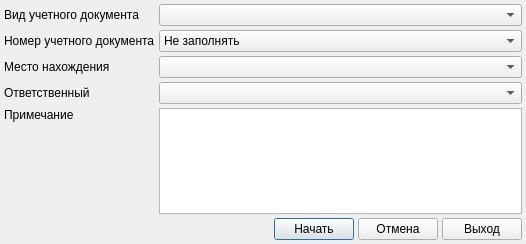
<?xml version="1.0" encoding="UTF-8"?>
<ui version="4.0">
 <class>BatchRegLocationCardDialog</class>
 <widget class="QDialog" name="BatchRegLocationCardDialog">
  <property name="geometry">
   <rect>
    <x>0</x>
    <y>0</y>
    <width>526</width>
    <height>244</height>
   </rect>
  </property>
  <property name="windowTitle">
   <string>Место нахождения учетного документа</string>
  </property>
  <property name="sizeGripEnabled">
   <bool>false</bool>
  </property>
  <layout class="QGridLayout" name="gridLayout">
   <property name="margin">
    <number>4</number>
   </property>
   <property name="spacing">
    <number>4</number>
   </property>
   <item row="1" column="1" colspan="4">
    <widget class="QComboBox" name="cmbDocumentNumber">
     <item>
      <property name="text">
       <string>Не заполнять</string>
      </property>
     </item>
     <item>
      <property name="text">
       <string>Заполнять кодом пациента</string>
      </property>
     </item>
     <item>
      <property name="text">
       <string>Заполнять номером документа события</string>
      </property>
     </item>
    </widget>
   </item>
   <item row="0" column="1" colspan="4">
    <widget class="CRBComboBox" name="cmbDocumentTypeForTracking"/>
   </item>
   <item row="0" column="0">
    <widget class="QLabel" name="lblDocumentTypeForTracking">
     <property name="text">
      <string>Вид учетного документа</string>
     </property>
     <property name="buddy">
      <cstring>cmbDocumentLocation</cstring>
     </property>
    </widget>
   </item>
   <item row="4" column="1" rowspan="2" colspan="4">
    <widget class="QTextEdit" name="edtNotesPage"/>
   </item>
   <item row="1" column="0">
    <widget class="QLabel" name="lblDocumentNumber">
     <property name="text">
      <string>Номер учетного документа</string>
     </property>
     <property name="buddy">
      <cstring>cmbDocumentLocation</cstring>
     </property>
    </widget>
   </item>
   <item row="4" column="0">
    <widget class="QLabel" name="lblNote">
     <property name="text">
      <string>Примечание</string>
     </property>
     <property name="alignment">
      <set>Qt::AlignLeading|Qt::AlignLeft|Qt::AlignVCenter</set>
     </property>
     <property name="buddy">
      <cstring>edtNotesPage</cstring>
     </property>
    </widget>
   </item>
   <item row="6" column="2">
    <widget class="QPushButton" name="btnStart">
     <property name="text">
      <string>Начать</string>
     </property>
    </widget>
   </item>
   <item row="6" column="0" colspan="2">
    <spacer name="horizontalSpacer">
     <property name="orientation">
      <enum>Qt::Horizontal</enum>
     </property>
     <property name="sizeHint" stdset="0">
      <size>
       <width>326</width>
       <height>20</height>
      </size>
     </property>
    </spacer>
   </item>
   <item row="6" column="3">
    <widget class="QPushButton" name="btnRetry">
     <property name="text">
      <string>Отмена</string>
     </property>
    </widget>
   </item>
   <item row="3" column="1" colspan="4">
    <widget class="CPersonComboBoxEx" name="cmbPerson"/>
   </item>
   <item row="5" column="0">
    <spacer name="verticalSpacer">
     <property name="orientation">
      <enum>Qt::Vertical</enum>
     </property>
     <property name="sizeHint" stdset="0">
      <size>
       <width>20</width>
       <height>40</height>
      </size>
     </property>
    </spacer>
   </item>
   <item row="2" column="0">
    <widget class="QLabel" name="lblDocumentLocation">
     <property name="text">
      <string>Место нахождения</string>
     </property>
     <property name="buddy">
      <cstring>cmbDocumentLocation</cstring>
     </property>
    </widget>
   </item>
   <item row="6" column="4">
    <widget class="QPushButton" name="btnClose">
     <property name="text">
      <string>Выход</string>
     </property>
    </widget>
   </item>
   <item row="3" column="0">
    <widget class="QLabel" name="lblPerson">
     <property name="text">
      <string>Ответственный</string>
     </property>
     <property name="buddy">
      <cstring>cmbPerson</cstring>
     </property>
    </widget>
   </item>
   <item row="2" column="1" colspan="4">
    <widget class="CRBComboBox" name="cmbDocumentLocation"/>
   </item>
  </layout>
 </widget>
 <customwidgets>
  <customwidget>
   <class>CRBComboBox</class>
   <extends>QComboBox</extends>
   <header>library/crbcombobox.h</header>
  </customwidget>
  <customwidget>
   <class>CPersonComboBoxEx</class>
   <extends>QComboBox</extends>
   <header>Orgs/PersonComboBoxEx.h</header>
  </customwidget>
 </customwidgets>
 <tabstops>
  <tabstop>cmbDocumentLocation</tabstop>
  <tabstop>cmbPerson</tabstop>
  <tabstop>edtNotesPage</tabstop>
  <tabstop>btnStart</tabstop>
  <tabstop>btnRetry</tabstop>
  <tabstop>btnClose</tabstop>
 </tabstops>
 <resources/>
 <connections/>
</ui>
